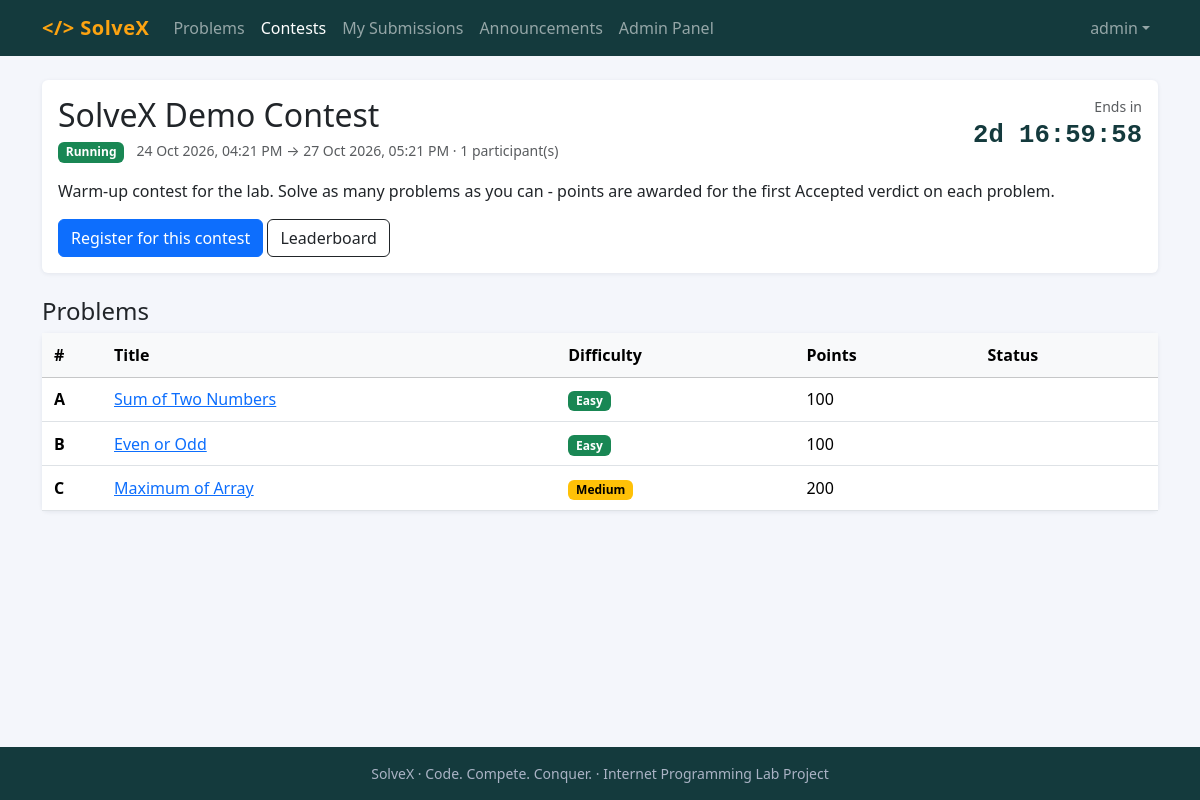
/contest.php?id=1 (signed in), run on the app's committed database.
### tables this page shows
CREATE TABLE users (
  id            INT UNSIGNED AUTO_INCREMENT PRIMARY KEY,
  full_name     VARCHAR(100) NOT NULL,
  username      VARCHAR(30)  NOT NULL UNIQUE,
  email         VARCHAR(150) NOT NULL UNIQUE,
  university_id VARCHAR(30)  NOT NULL,
  department    VARCHAR(80)  NOT NULL,
  password_hash VARCHAR(255) NOT NULL,
  role          ENUM('student','admin') NOT NULL DEFAULT 'student',
  created_at    DATETIME NOT NULL DEFAULT CURRENT_TIMESTAMP,
  INDEX idx_university_id (university_id)
);

CREATE TABLE contests (
  id          INT UNSIGNED AUTO_INCREMENT PRIMARY KEY,
  title       VARCHAR(150) NOT NULL,
  description TEXT,
  start_time  DATETIME NOT NULL,
  end_time    DATETIME NOT NULL,
  created_by  INT UNSIGNED NULL,
  created_at  DATETIME NOT NULL DEFAULT CURRENT_TIMESTAMP,
  INDEX idx_contest_time (start_time, end_time),
  FOREIGN KEY (created_by) REFERENCES users(id) ON DELETE SET NULL
);

CREATE TABLE problems (
  id              INT UNSIGNED AUTO_INCREMENT PRIMARY KEY,
  title           VARCHAR(150) NOT NULL,
  statement       TEXT NOT NULL,
  input_format    TEXT,
  output_format   TEXT,
  sample_input    TEXT,
  sample_output   TEXT,
  difficulty      ENUM('Easy','Medium','Hard') NOT NULL DEFAULT 'Easy',
  time_limit_ms   INT UNSIGNED NOT NULL DEFAULT 1000,
  memory_limit_mb INT UNSIGNED NOT NULL DEFAULT 256,
  is_public       TINYINT(1) NOT NULL DEFAULT 1,
  created_by      INT UNSIGNED NULL,
  created_at      DATETIME NOT NULL DEFAULT CURRENT_TIMESTAMP,
  INDEX idx_problem_diff (difficulty),
  FULLTEXT KEY ft_problem (title),
  FOREIGN KEY (created_by) REFERENCES users(id) ON DELETE SET NULL
);

### includes/db.php (called while the page is built, shortened)
<?php
function db(): PDO {
    static $pdo = null;
    if ($pdo === null) {
        $pdo = new PDO('mysql:host=' . DB_HOST . ';dbname=' . DB_NAME . ';charset=utf8mb4', DB_USER, DB_PASS, [
            PDO::ATTR_ERRMODE            => PDO::ERRMODE_EXCEPTION,
            PDO::ATTR_DEFAULT_FETCH_MODE => PDO::FETCH_ASSOC,
            PDO::ATTR_EMULATE_PREPARES   => false,
        ]);
        $pdo->exec("SET time_zone = '" . DB_TZ . "'");
    }
    return $pdo;
}
function q(string $sql, array $params = []): PDOStatement {
    $st = db()->prepare($sql);
    $st->execute($params);
    return $st;
}

### contest.php (the view, shortened to what this page needs)
<?php
require __DIR__ . '/includes/functions.php';
$cid = (int)($_GET['id'] ?? 0);
$c = get_contest($cid);
$u = current_user(); $st = contest_status($c);
$registered = $u && q('SELECT 1 FROM registrations WHERE contest_id = ? AND user_id = ?', [$cid, $u['id']])->fetch();
$is_admin = $u && $u['role'] === 'admin';
$show_problems = $st === 'Ended' || (($registered || $is_admin) && $st === 'Running');
$problems = $show_problems ? q('SELECT cp.label, cp.points, p.id, p.title, p.difficulty,
    (SELECT COUNT(*) FROM submissions s WHERE s.contest_id = cp.contest_id AND s.problem_id = p.id AND s.user_id = ? AND s.verdict = \'Accepted\') AS me_ac
    FROM contest_problems cp JOIN problems p ON p.id = cp.problem_id WHERE cp.contest_id = ? ORDER BY cp.label', [$u['id'] ?? 0, $cid])->fetchAll() : [];
$reg_count = q('SELECT COUNT(*) FROM registrations WHERE contest_id = ?', [$cid])->fetchColumn();
require __DIR__ . '/includes/header.php';
?>
<div class="card mb-4"><div class="card-body">
  <div class="d-flex flex-wrap justify-content-between align-items-start">
    <div><h2 class="mb-1"><?= e($c['title']) ?></h2>
      <span class="badge text-bg-<?= ['Running' => 'success', 'Upcoming' => 'primary', 'Ended' => 'secondary'][$st] ?>"><?= $st ?></span>
      <span class="text-muted small ms-2"><?= fmt_dt($c['start_ts']) ?> → <?= fmt_dt($c['end_ts']) ?> · <?= (int)$reg_count ?> participant(s)</span></div>
    <div class="text-end">
      <?php if ($st !== 'Ended'): ?>
        <div class="small text-muted"><?= $st === 'Upcoming' ? 'Starts in' : 'Ends in' ?></div>
        <div class="countdown" data-reload="1" data-seconds="<?= max(0, ($st === 'Upcoming' ? $c['start_ts'] : $c['end_ts']) - $c['now_ts']) ?>">--:--:--</div>
      <?php endif; ?>
    </div>
  </div>
  <?php if ($c['description']): ?><p class="mt-3 mb-0 statement"><?= e($c['description']) ?></p><?php endif; ?>
  <div class="mt-3">
    <?php if ($st !== 'Ended'): ?>
      <?php if ($registered): ?><span class="badge text-bg-success fs-6">You are registered</span>
      <?php elseif ($u): ?>
        <form method="post" action="<?= url('contest_register.php') ?>" class="d-inline"><?= csrf_field() ?><input type="hidden" name="contest_id" value="<?= $cid ?>"><button class="btn btn-primary">Register for this contest</button></form>
      <?php else: ?><a class="btn btn-primary" href="<?= url('login.php') ?>">Login to register</a><?php endif; ?>
    <?php endif; ?>
    <a class="btn btn-outline-dark" href="<?= url('leaderboard.php?id=' . $cid) ?>">Leaderboard</a>
  </div>
</div></div>
<h4>Problems</h4>
<?php if (!$show_problems): ?>
  <div class="alert alert-info"><?= $st === 'Upcoming' ? 'Problems will be visible once the contest starts.' : 'Register for the contest to see its problems.' ?></div>
<?php else: ?>
<div class="card"><table class="table table-hover mb-0 align-middle">
  <thead class="table-light"><tr><th style="width:60px">#</th><th>Title</th><th>Difficulty</th><th>Points</th><th>Status</th></tr></thead><tbody>
  <?php foreach ($problems as $p): ?>
    <tr><td class="fw-bold"><?= e($p['label']) ?></td><td><a href="<?= url('problem.php?id=' . $p['id'] . '&contest=' . $cid) ?>"><?= e($p['title']) ?></a></td>
      <td><?= diff_badge($p['difficulty']) ?></td><td><?= (int)$p['points'] ?></td><td><?= $p['me_ac'] ? '<span class="badge text-bg-success">Solved</span>' : '' ?></td></tr>
  <?php endforeach; if (!$problems): ?><tr><td colspan="5" class="text-muted text-center py-3">No problems added yet.</td></tr><?php endif; ?>
  </tbody></table></div>
<?php endif; ?>
<?php require __DIR__ . '/includes/footer.php'; ?>

### includes/header.php (shortened to what this page needs)
<?php
require_once __DIR__ . '/functions.php';
$u = current_user();
$nav = basename($_SERVER['SCRIPT_NAME'], '.php');
$in_admin = str_contains($_SERVER['SCRIPT_NAME'], '/admin/');
function nav_link(string $href, string $label, bool $active): string {
    return '<li class="nav-item"><a class="nav-link' . ($active ? ' active' : '') . '" href="' . e(url($href)) . '">' . e($label) . '</a></li>';
}
?><!doctype html>
<html lang="en">
<head>
<link href="<?= url('assets/vendor/bootstrap.min.css') ?>" rel="stylesheet">
<link href="<?= url('assets/css/style.css') ?>" rel="stylesheet">
</head>
<body>
<nav class="navbar navbar-expand-lg navbar-dark sx-nav">
  <div class="container">
    <a class="navbar-brand fw-bold" href="<?= url('index.php') ?>">&lt;/&gt; <?= APP_NAME ?></a>
    <div class="collapse navbar-collapse" id="nav">
      <ul class="navbar-nav me-auto">
        <?= nav_link('problems.php', 'Problems', $nav === 'problems' && !$in_admin) ?>
        <?= nav_link('contests.php', 'Contests', in_array($nav, ['contests', 'contest']) && !$in_admin) ?>
        <?php if ($u): ?>
          <?= nav_link('submissions.php', 'My Submissions', $nav === 'submissions' && !$in_admin) ?>
        <?php endif; ?>
        <?= nav_link('announcements.php', 'Announcements', $nav === 'announcements' && !$in_admin) ?>
        <?php if ($u && $u['role'] === 'admin'): ?>
          <?= nav_link('admin/index.php', 'Admin Panel', $in_admin) ?>
        <?php endif; ?>
      </ul>
      <ul class="navbar-nav">
        <?php if ($u): ?>
          <li class="nav-item dropdown">
            <a class="nav-link dropdown-toggle" href="#" data-bs-toggle="dropdown"><?= e($u['username']) ?></a>
          </li>
        <?php else: ?>
          <?= nav_link('login.php', 'Login', $nav === 'login') ?>
          <li class="nav-item"><a class="btn btn-sm btn-light ms-lg-2" href="<?= url('register.php') ?>">Register</a></li>
        <?php endif; ?>
      </ul>
    </div>
  </div>
</nav>
<main class="container py-4">

### includes/functions.php (shortened to what this page needs)
<?php
require_once __DIR__ . '/db.php';
function e($v): string { return htmlspecialchars((string)$v, ENT_QUOTES | ENT_SUBSTITUTE, 'UTF-8'); }
function url(string $path = ''): string { return BASE_URL . '/' . ltrim($path, '/'); }
function current_user(): ?array {
    static $u = false;
    if ($u === false) {
        $u = null;
        if (!empty($_SESSION['uid'])) {
            $u = q('SELECT id, full_name, username, email, university_id, department, role, created_at FROM users WHERE id = ?', [$_SESSION['uid']])->fetch() ?: null;
        }
    }
    return $u;
}
function diff_badge(string $d): string {
    $c = ['Easy' => 'success', 'Medium' => 'warning', 'Hard' => 'danger'][$d] ?? 'secondary';
    return '<span class="badge text-bg-' . $c . '">' . e($d) . '</span>';
}
function get_contest(int $id): ?array {
    return q('SELECT ' . CONTEST_COLS . ' FROM contests c WHERE c.id = ?', [$id])->fetch() ?: null;
}
function fmt_dt($s): string { return date('d M Y, h:i A', is_numeric($s) ? (int)$s : strtotime($s)); }

### assets/css/style.css (style rules this page uses)
:root { --sx-dark: #143a3d; --sx-accent: #fca311; }
body { background: #f4f6fb; min-height: 100vh; display: flex; flex-direction: column; }
main { flex: 1; }
.sx-nav { background: var(--sx-dark); }
.sx-nav .navbar-brand { color: var(--sx-accent); letter-spacing: .5px; }
.card { border: 0; box-shadow: 0 1px 4px rgba(20,33,61,.08); }
.statement { white-space: pre-wrap; }
.countdown { font-family: Consolas, monospace; font-size: 1.6rem; font-weight: 700; color: var(--sx-dark); }
.table > :not(caption) > * > * { padding: .6rem .75rem; }

### data on the page
users: username "admin"
contests: title "SolveX Demo Contest", description "Warm-up contest for the lab. Solve as many problems as you can - points are awarded for the first Accepted verdict on each problem."
problems: label "A", title "Sum of Two Numbers", difficulty "Easy", points "100"
problems: label "B", title "Even or Odd", difficulty "Easy", points "100"
problems: label "C", title "Maximum of Array", difficulty "Medium", points "200"

### other printed values
APP_NAME "SolveX"
$label "Problems Contests My Submissions Announcements Admin Panel"
$st "Running"
fmt_dt($c['start_ts']) "24 Oct 2026, 04:21 PM"
fmt_dt($c['end_ts']) "27 Oct 2026, 05:21 PM"
$reg_count "1"
